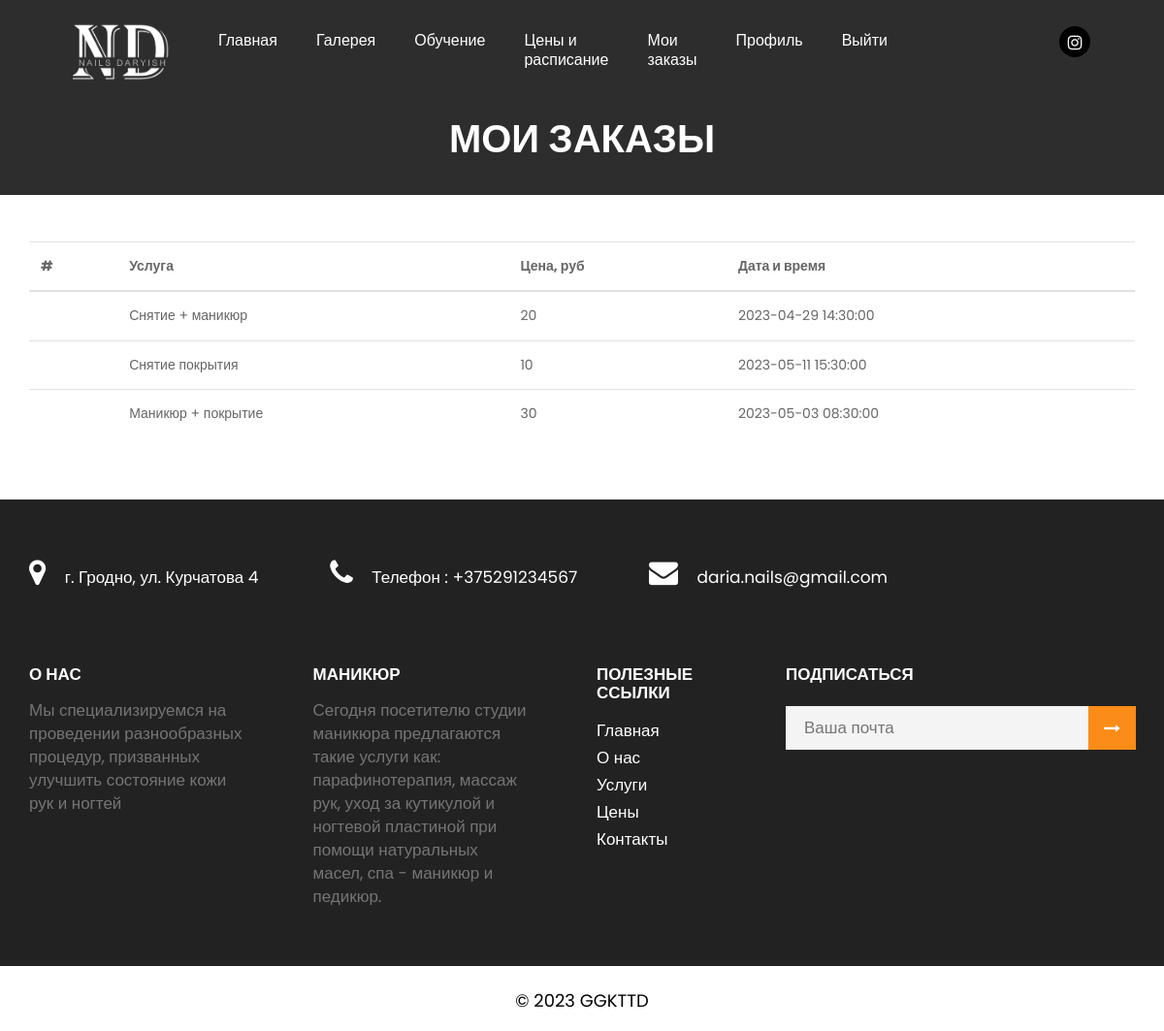
The page /servises-list (signed in) on the database its author committed.
### app.py (models this page shows, shortened)
class Prices(db.Model):
    id = db.Column(db.Integer,primary_key=True)
    title = db.Column(db.String(100))
    price = db.Column(db.Integer)
    order_id = db.relationship('Orders', backref='prices', lazy='dynamic')

class Orders(db.Model):
    id = db.Column(db.Integer,primary_key=True)
    id_prices = db.Column(db.Integer, db.ForeignKey('prices.id'))
    id_users = db.Column(db.Integer, db.ForeignKey('user.id'))
    date = db.Column(db.DateTime, unique=True)

### app.py (the view)
@app.route('/servises-list', methods=['GET', 'POST'])
def servises_list():
    id_total_user = User.query.filter_by(email=session['name']).first().id
    order_user  = Orders.query.filter_by(id_users=id_total_user).all()
    order_prices_list = []
    for el in order_user:
        order_prices_list.append(Prices.query.filter_by(id=el.id_prices).first())
    return render_template("servises-list.html",zip=zip, order_user= order_user,order_prices_list=order_prices_list)

### app.py (called while the page is built)
@app.context_processor
def inject_user():
    def get_user_name():
        if 'name' in session:
            return User.query.filter_by(email=session['name']).first()
    return dict(active_user=get_user_name())

@app.context_processor
def inject_user():
    return dict(
    category=db.session.query(Articles.category).distinct().all(),
    )

### templates/servises-list.html (shortened to what this page needs)
{% extends 'base.html' %}
{% block main %}
<div class="back_re">
    <div class="container">
       <div class="row">
          <div class="col-md-12">
             <div class="title">
                 <h2>Мои заказы</h2>
             </div>
          </div>
       </div>
    </div>
 </div>
 <div class="container py-5">
    <table class="table">
       <thead>
         <tr>
           <th scope="col">#</th>
           <th scope="col">Услуга</th>
           <th scope="col">Цена, руб</th>
           <th scope="col">Дата и время</th>
         </tr>
       </thead>
       <tbody>
        {% if order_prices_list and  order_user%}
          {%for el,el2 in zip( order_prices_list, order_user)%}
         <tr>
           <td></td>
           <td>{{el.title}}</td>
           <td>{{el.price}}</td>
           <td>{{el2.date}}</td>
         </tr>
         {%endfor%}
         {%else%}
            <h2 class="text-center">Записей еще нет!</h2>
         {%endif%}
       </tbody>
     </table>
 </div>
{% endblock %}

### static/css/style.css (style rules this page uses)
* { box-sizing: border-box !important; }
.container { max-width: 1170px; }
html { scroll-behavior: smooth; }
body { color: #666666; font-size: 14px; font-family: 'Poppins', sans-serif; line-height: 1.80857; font-weight: normal; }
h1, h2, h3, h4, h5, h6 { letter-spacing: 0; font-weight: normal; position: relative; padding: 0 0 10px 0; font-weight: normal; line-height: normal; color: #111111; margin: 0 }
h2 { font-size: 22px; }
*, *::after, *::before { -webkit-box-sizing: border-box; -moz-box-sizing: border-box; box-sizing: border-box; }
.back_re { background-color: #2e2d2d; }
.back_re .title { text-align: center; }
.back_re .title h2 { color: #fff; font-size: 40px; padding: 40px 0; font-weight: 600; text-transform: uppercase; line-height: 35px; }

### static/css/icomoon.css (style rules this page uses)
body { background: #fff; }

### rows shown on the page
Prices: title "Снятие + маникюр", price "20", date "2023-04-29 14:30:00"
Prices: title "Снятие покрытия", price "10", date "2023-05-11 15:30:00"
Prices: title "Маникюр + покрытие", price "30", date "2023-05-03 08:30:00"
